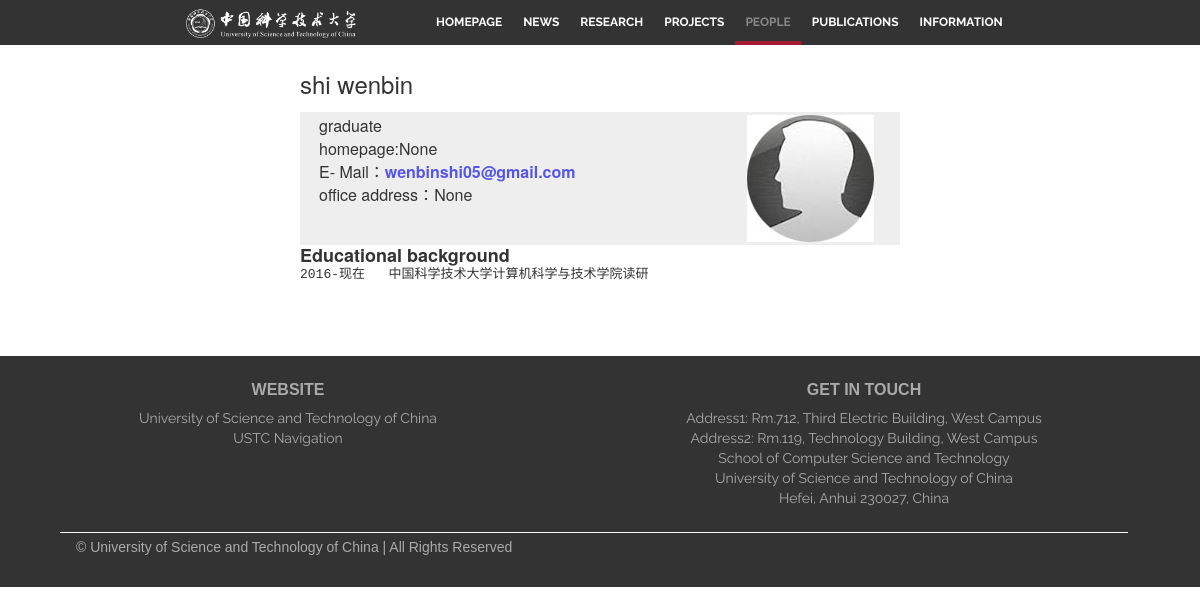
The app's page /single_people/shi_wenbin with its own data.
### tables this page shows
CREATE TABLE people (name text PRIMARY KEY, category text, homepage TEXT, email, office, title1, title2, title3, title4, title5, content1, content2, content3, content4, content5);

### app/views.py (the view)
@app.route('/single_people/<name>',methods = ['GET', 'POST'])
def single_people(name):
    conn=sqlite3.connect('people.db')
    cur=conn.cursor()
    cur.execute('select * from people where name=\''+name+'\'')
    values=cur.fetchall()[0]
    print(values)
    category=values[1]
    homepage=values[2]
    email=values[3]
    office=values[4]
    title1=values[5]
    title2=values[6]
    title3=values[7]
    title4=values[8]
    title5=values[9]
    content1=values[10]
    content2=values[11]
    content3=values[12]
    content4=values[13]
    content5=values[14]
    title_content=[]
    if(content1!=None):
        title_content.append([title1,content1])
    if(content2!=None):
        title_content.append([title2,content2])
    if(content3!=None):
        title_content.append([title3,content3])
    if(content4!=None):
        title_content.append([title4,content4])
    if(content5!=None):
        title_content.append([title5,content5])
    name1=name
    print(type(name1))
    name2=name1.split('_',1)[0]+" "+name1.split('_',1)[1]
    name1.replace('_',' ')
    print(name1)
    path="./app/static/save_file/"+name+".jpg"
    if os.path.isfile(path):
        img="../static/save_file/"+name+".jpg"
    else:
        img="../static/res/img/people/unknown.jpg"
    return render_template("single_people.html",
                            name=name2,
                            category=category,
                            homepage=homepage,
                            email=email,
                            office=office,
                            title_content=title_content,
                            img=img)

### app/templates/single_people.html
{% extends "layout.html" %}
{%block actpeo%} class="active" {% endblock%}
{% block content %}
<br><br><br><br><br>
<div style="width: 50%; margin: 0 auto">
<h3 id="name">{{name}}</h3>
<br>
<TABLE style="font-size:16px;border-style:none;" cellSpacing="0" borderColor="#ffffff" cellPadding="2" width="100%" align="center">
<TBODY>
<TR>
<TD vAlign="top" width="70%" align="left">
<p>
{{category}}
</p>
<p>
homepage:{{homepage}}
</p>
<p>
E- Mail：<A href="mailto:{{email}}">{{email}}</A>
</p>
<p>
office address：{{office}}
</TD>
<TD vAlign="center" width="50%" align="center">
<IMG style=" max-width:175px;max-height:175px; " alt src="{{img}}" >
</TD>
</TR>
</TBODY>
</TABLE>
{%for t_c in title_content%}
<h4><strong>{{t_c[0]}}</strong></h4>
<h5><pre style="border:0px solid #c00;background-color:transparent;">{{t_c[1]}}</pre></h5>
<br>
{%endfor%}
</div>
{% endblock %}

### app/static/css/my.css (style rules this page uses)
html,body,p,h1,h2,h3,h4,h5,h6,form,input,textarea,select,button,fieldset,legend,img,ul,ol,li,dl,dt,dd,th,td,pre,blockquote { margin: 0; padding: 0 }
body { font-size: 1em; }
a { text-decoration: none; color: inherit; }
td a { color: #5555ee; font-weight: bold; }
p { text-indent: 16px; }
table { width: 100%; }
td, th { padding: 3px 3px; }
td { background: #EEEEEE; }

### records on screen
people: category "graduate", email "wenbinshi05@gmail.com", title1 "Educational background", content1 "2016-现在 中国科学技术大学计算机科学与技术学院读研"

### other values on screen
{{ name }} "shi wenbin"
{{ homepage }} "None"
{{ office }} "None"
